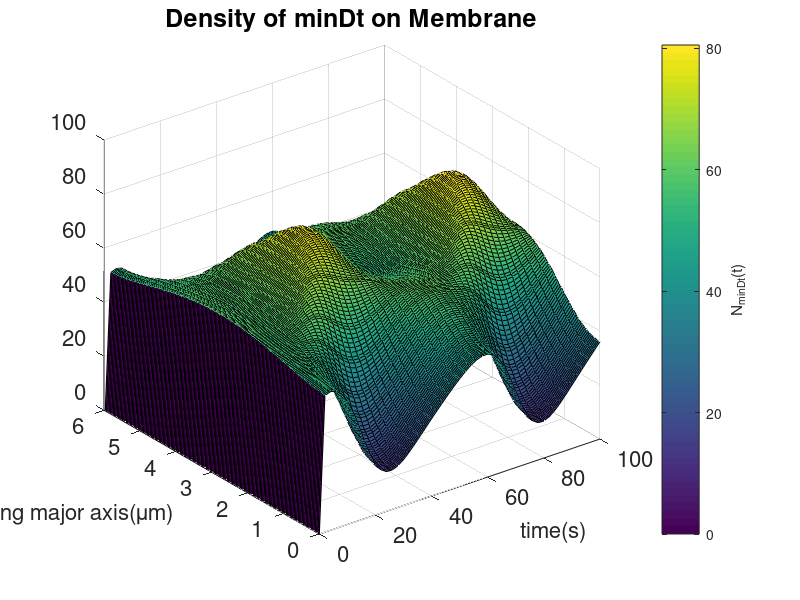

This chart was generated by the following MATLAB code:
clear
clc

load('minDt.mat');
load('time.mat');
load('distance.mat');

figure(2)
surf(time,distance,minDt');
axis([0 100 0 6]);
set(gca, 'FontSize',16);
xlabel('time(s)', 'FontSize',16);
ylabel('distance along major axis({\mu}m)','FontSize',16);
title('Density of minDt on Membrane','FontSize',18);
c=colorbar;
ylabel(c,'N_{minDt}(t)');
